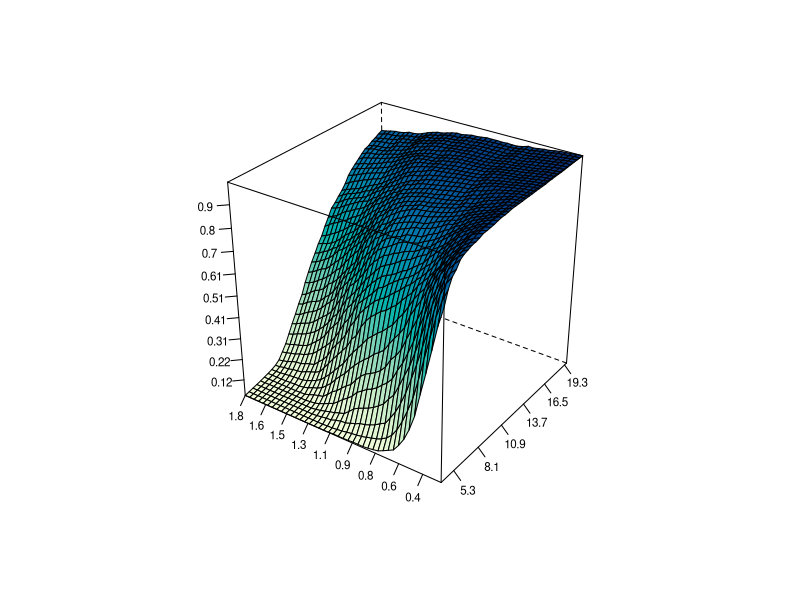

Here is the R script that generated this plot:
#----------------------------------------------------------------------------
# Book:         STF
# 
#----------------------------------------------------------------------------
# See also:     BondCoupon, Burrrnd, mixexprnd, simHPP, simNHPP, Paretornd,
#               simNHPPALP 
#----------------------------------------------------------------------------
# Quantlet:     STFcat06
#----------------------------------------------------------------------------
# Description:  Plot of the coupon-bearing CAT bond price for the Burr claim
#               amounts and a non-homogeneous Poisson process governing the 
#               flow of losses.
#----------------------------------------------------------------------------
# Author:       Awdesch Melzer 20130629
#---------------------------------------------------------------------------- 

rm(list=ls(all=TRUE))
graphics.off()


########################## SUBROUTINES ##########################

BondCoupon = function(Z,C,D,T,r,lambda,parlambda,distr,params,Tmax,N){
#             computes price of the coupon-bearing CAT bond for the given 
#             claim amount distribution and non-homogeneous 
#             Poisson process governing the flow of losses
#---------------------------------------------------------------------------- 
#             y = BondCoupon(Z,C,D,T,r,lambda,parlambda,distr,params,Tmax,N)
#---------------------------------------------------------------------------- 
# Input:       
# Parameter:  Z
# Definition: scalar, payment at maturity
# Parameter:  C
# Definition: scalar, coupon payments (cease at the threshold time or Tmax)
# Parameter:  D
# Definition: n1 x 1 vector, threshold level 
# Parameter:  T
# Definition: n2 x 1 vector, time to expiry 
# Parameter:  r
# Definition: scalar, continuously-compounded discount rate 
# Parameter:  lambda
# Definition: scalar, intensity function
#             if lambda=0, a sine function
#             if lambda=1, a linear function
#             if lambda=2, a sine square function
# Parameter:  parlambda
# Definition: n x 1 vector, parameters of the intensity function lambda
#             (n=2 for lambda=1, n=3 otherwise)
# Parameter:  distrib
# Definition: string, claim size distribution
# Parameter:  params
# Definition: n x 1 vector, parameters of the claim size distribution
#             n = 1 (exponential)
#             n = 2 (gamma, lognormal, Pareto, Weibull)
#             n = 3 (Burr, mixofexps)
# Parameter:  Tmax
# Definition: scalar, time horizon
# Parameter:  N
# Definition: scalar, number of trajectories
#---------------------------------------------------------------------------- 
# Output:      
# Parameter:  y
# Definition: m x 3 matrix, the first column are times to bond's expiration,
#             the second threshold levels and the third corresponding prices of the bond 
#---------------------------------------------------------------------------- 

  if(lambda != 0 && lambda != 1 && lambda!=2){
  	stop("BondCoupon: Lambda must be either 0,1 or 2.")
  }
  if(length(Z) !=1){
  	stop("BondCoupon: payment at maturity Z needs to be a scalar")
  }
  if(length(C) !=1){
  	stop("BondCoupon: coupon payments C needs to be a scalar")
  }
  if(length(r) !=1){
  	stop("BondCoupon: discount rate needs to be a scalar")
  }
  if(length(D)==1){
  	stop("BondCoupon: threshold level D needs to be a vector ")
  }
  if(length(T)==1){
  	stop("BondCoupon: time to expiry T needs to be a vector ")
  }
  x   = simNHPPALP(lambda,parlambda,distr,params,Tmax,N)
  Tl  = length(T)
  Dl  = length(D)
  y   = matrix(0,Tl*Dl,3)
  i   = 1 #loop (times to maturity)
  j   = 1 #loop (treshold levels)
  k   = 1 #loop (trajectories)
  wyn  = 0
  wyn2 = 0
  while(i<=Tl){
    while(j<=Dl){
      while(k<=N){
        traj = cbind(x[,k,1],x[,k,2])
        if (traj[length(traj[which(traj[,1]<=T[i]),1]),2]<=D[j]){
          wyn  = wyn+(1-exp(-r*T[i]))/r
          wyn2 = wyn2+1
        }else{
          wyn  = wyn+(1-exp(-r*traj[length(traj[which(traj[,2]<=D[j])]),1]))/r
        }
        k = k + 1
      }
      y[(i-1)*Dl+j,1] = T[i]
      y[(i-1)*Dl+j,2] = D[j]
      y[(i-1)*Dl+j,3] = C*wyn/N+Z*exp(-r*T[i])*wyn2/N 
      wyn  = 0
      wyn2 = 0
      k    = 1
      j    = j+1
    }
    j = 1
    i = i + 1
  }
  return(y)
}



Burrrnd = function(alpha,lambda,tau,n,m){
#BURRRND Random arrays from Burr distribution.
# ---------------------------------------------------------------------
#   R = BURRRND(ALPHA,LAMBDA,TAU,N,M) returns an M-by-N array of random numbers 
#   chosen from the Burr distribution with parameters ALPHA, LAMBDA, TAU.
# ---------------------------------------------------------------------
#   The default values for the parameters ALPHA, LAMBDA, TAU, M, N are
#   1, 1, 2, 1, 1, respectively.
#
#   BURRRND uses the inversion method.
# ---------------------------------------------------------------------


  if (missing(m)){
    m      = 1
  }
  if (missing(n)){
    n      = 1
  }
  if (missing(tau)){
    tau    = 2
  }
  if (missing(lambda)){
    lambda = 1
  }
  if (missing(alpha)){
    alpha  = 1
  }
   u = matrix(0,n,m)
   for (i in 1:m){
   	   u[,i] = (lambda*(runif(n,0,1)^(-1/alpha)-1))^(1/tau)
   }
   y = u
return(y)
}

mixexprnd = function(p,beta1,beta2,n,m){
#MIXEXPRND Random arrays from the mixed exponential distribution.
# ---------------------------------------------------------------------
#   Y = MIXEXPRND(P,BETA1,BETA2,N,M) returns an M-by-N array of random numbers 
#   chosen from the mixed exponential distribution with parameters P, BETA1, BETA2.
# ---------------------------------------------------------------------
#   The default values for A, BETA1, BETA2, N, M are 0.5, 1, 2, 1, 1,
#   respectively.
#
#   MIXEXPRND uses the exponential number generator.
# ---------------------------------------------------------------------

  if (missing(p)){
      p     = 0.5
  }
  if (missing(beta1)){
      beta1 = 1
  }
  if (missing(beta2)){
      beta2 = 2
  }
  y   = rexp(n*m,rate=(1/beta2))
  aux = which(runif(n*m,0,1)<=p)  

      if(!missing(aux)){
          y[aux]=rexp(length(aux),1/beta1)
      }

  y=matrix(y,n,m);
  return(y)
  }

simHPP = function(lambda,T,N){
# SIMHPP Homogeneous Poisson process.
# ---------------------------------------------------------------------
#       Y = SIMHPP(lambda,T,N) generates N trajectories of the
#       homogeneous Poisson process with intensity LAMBDA. T is the time
#       horizon. 
# ---------------------------------------------------------------------

if(lambda <= 0 || length(lambda)!=1){
 	stop("simHPP: Lambda must be a positive scalar.")
 }
 if(T <= 0 || length(T)!=1){
 	stop("simHPP: T must be a positive scalar.")
 }
 if(N <= 0 || length(N)!=1){
 	stop("simHPP: N must be a positive scalar.")
 }
  EN      = rpois(N,lambda*T)
  ym      = matrix(T,2*max(EN)+2,N)
  tmp     = array(0,c(2*max(EN)+2,N,2))
  y       = tmp
  y[,,1] = ym
  y[,,2] = matrix(1,2*max(EN)+2,1)%*%t(EN)

  i=1
  while(i<=N){
    if(EN[i]>0){
    	ttmp = c(sort(T*runif(EN[i])))
    	y[1:(2*EN[i]+1),i,1] = c(0,ttmp[ceiling((1:(2*EN[i]))/2)])
    }else{
        y[1,i,1]             = 0
    }
    y[1:(2*EN[i]+2),i,2] = c(0,floor((1:(2*EN[i]))/2),EN[i])
    i=i+1
  }
return(y)
}


simNHPP = function(lambda,parlambda,T,N){
  	
# SIMNHPP Non-homogeneous Poisson process.
# ---------------------------------------------------------------------
#       Y = SIMNHPP(lambda,parlambda,T,N) generates N trajectories of the
#       non-homogeneous Poisson process with intensity specified by LAMBDA
#       (0 - sine function, 1 - linear function, 2 - sine square function)
#       with paramters in PARLAMBDA. T is the time horizon. The function
#       usues thining method.
# ---------------------------------------------------------------------

	# lambda: scalar, intensity function, sine function (lambda=0), linear function (lambda=1) or sine square function (lambda=2) 
    # parlambda: n x 1 vector, parameters of the intensity function lambda (n=2 for lambda=1, n=3 otherwise)
	# T: scalar, time horizon
	# N: scalar, number of trajectories
	 a = parlambda[1]
	 b = parlambda[2]
   if (lambda==0){
	 d = parlambda[3]
    JM = simHPP(a+b,T,N)
} else if(lambda==1){
    JM = simHPP(a+b*T,T,N)
} else if (lambda==2){
	d = parlambda[3]
	JM = simHPP(a+b*T,T,N)
	}
	rjm = nrow(JM)
	 yy = array(0,c(rjm,N,2))
	 yy[,,1]= matrix(T,nrow=rjm,ncol=N)

i=1
  maxEN=0
  while(i<=N){
    pom = JM[,i,1][JM[,i,1]<T]
    pom = pom[2*(1:(length(pom)/2))]
      R = runif(NROW(pom))
   if (lambda==0){
	lambdat = (a+b*sin(2*pi*(pom+d)))/(a+b)
} else {
   if (lambda==1){
    lambdat = (a+b*pom)/(a+b*T)
} else { 
   if (lambda==2){
	lambdat = (a+b*sin(2*pi*(pom+d))^2)/(a+b)
	}}}
    pom = pom[R<lambdat]
     EN = NROW(pom)
  maxEN = max(maxEN,EN)
  yy[1:(2*EN+1),i,1] = c(0,rep(pom,each=2))
  yy[2:(2*EN),i,2] = c(floor((1:(2*EN-1))/2))
  yy[(2*EN+1):rjm,i,2] = matrix(EN,nrow=rjm-2*EN,ncol=1)
    i=i+1
    }
     yy = yy[1:(2*maxEN+2),,]
     return(yy)
}

Paretornd = function(alpha,lambda,n,m){
#PARETORND Random arrays from Pareto distribution.
# ---------------------------------------------------------------------
#   Y = PARETORND(ALPHA,LAMBDA,N,M) returns an M-by-N array of random numbers 
#   chosen from the Pareto distribution with parameters ALPHA, LAMBDA.
#
#   The default values for ALPHA, LAMBDA, N, M 1, 1, 1, 1, respectively.
#
#   PARETORND uses the inversion method.
# ---------------------------------------------------------------------

  if (missing(m)){
    m      = 1
  }
  if (missing(n)){
    n      = 1
  }
  if (missing(lambda)){
    lambda = 1
  }
  if (missing(alpha)){
    alpha  = 1
  }
  u = matrix(0,n,m)
  for (i in 1:m){
  	u[,i] = lambda*(runif(n,0,1)^(-1/alpha)-1)
  }
  y = u
  return(y)
}

simNHPPALP = function(lambda,parlambda,distrib,params,T,N){
# generates aggregate loss process driven by the non-homogeneous Poisson process.
# ---------------------------------------------------------------------
# y = simNHPPALP(lambda,parlambda,distrib,params,T,N)
# ---------------------------------------------------------------------
# Output:      
# Parameter:   y
# Definition:  2*max+2 x N x 2 array, generated process - max is the maximum number of jumps for all generated trajectories
# ---------------------------------------------------------------------
# Input:       
# Parameter:   lambda
# Definition:  scalar, intensity function, sine function (lambda=0), linear function (lambda=1) or sine square function (lambda=2)
# Parameter:   parlambda
# Definition:  n x 1 vector, parameters of the intensity function lambda
#              (n=2 for lambda=1, n=3 otherwise)
# Parameter:   distrib
# Definition:  string, claim size distribution
# Parameter:   params
# Definition:  n x 1 vector, parameters of the claim size distribution
#              n = 1 (exponential)
#              n = 2 (gamma, lognormal, Pareto, Weibull)
#              n = 3 (Burr, mixofexps)
# Parameter:   T
# Definition:  scalar, time horizon
# Parameter:   N
# Definition:  scalar, number of trajectories
# ---------------------------------------------------------------------
  
  if(lambda != 0 && lambda != 1 && lambda!=2){
  	stop("simNHPPALP: Lambda must be either 0,1 or 2.")
  }
  if(T <= 0 || (length(T))!=1){
  	stop("simNHPPALP: T must be a positive scalar.")
  }
  if(N <= 0 || (length(N))!=1){
  	stop("simNHPPALP: N must be a positive scalar.")
  }
  if(length(parlambda)!=3 && (lambda)!=1){
  	stop("simNHPPALP: for lambda 0 or 2, parlambda must be a 3 x 1 vector.")
  }
  if(length(parlambda)!=2 && (lambda)==1){
  	stop("simNHPPALP: for lambda 1, parlambda must be a 2 x 1 vector.")
  }
  if((distrib=="Burr" || distrib=="mixofexps") && (length(params))!=3){
  	stop("simNHPPALP: for Burr and mixofexps distributions, params must be a 3 x 1 vector.")
  }
  if((distrib=="gamma" || distrib=="lognormal"|| distrib=="Pareto" || distrib=="Weibull") && (length(params))!=2){
  	stop("simNHPPALP: for gamma, lognormal, Pareto and Weibull distributions, params must be a 2 x 1 vector.")
  }
  if(distrib=="exponential" && (length(params))!=1){
  	stop("simNHPPALP: for exponential distribution, params must be a scalar.")
  }
  if(distrib != "exponential" && distrib != "gamma" && distrib != "mixofexps" && distrib != "Weibull" && distrib != "lognormal" && distrib !="Pareto" && distrib != "Burr"){
  	stop("simNHPPALP: distribs should be: exponential, gamma, mixofexps, Weibull, lognormal, Pareto or Burr")
  }
  poisproc = simNHPP(lambda,parlambda,T,N)
  rpp      = dim(poisproc)[1]
  cpp      = dim(poisproc)[2]
  losses   = matrix(0,rpp,cpp)
  
  if (distrib=="Burr"){
    i = 1
    while(i<=N){
    	if(N==1){
            aux = min(as.matrix(which(poisproc[,1]==T))) #[1:i,])
        }else{
        	aux = min(as.matrix(which(poisproc[,i,1]==T))) #[1:i,])
        }
      if(aux>2){
        laux                  = cumsum(Burrrnd(params[1],params[2],params[3],aux/2-1,1))
        losses[3:aux,i]       = laux[ceiling((1:(aux-2))/2)]
        if(aux<rpp){
          losses[(aux+1):rpp,i] = matrix(laux[length(laux)],rpp-aux,1)
        }
      }else{
        losses[,i]=rep(0,rpp)
      }
      i=i+1
    }
  }else if(distrib=="exponential"){
    i=1
    while(i<=N){
        if(N==1){
            aux = min(as.matrix(which(poisproc[,1]==T))) #[1:i,])
        }else{
        	aux = min(as.matrix(which(poisproc[,i,1]==T))) #[1:i,])
        }
      if(aux>2){
        laux = cumsum(rexp(aux/2-1,rate=1/params[1]))
        losses[3:aux,i]=laux[ceiling((1:aux-2)/2)]
        if(aux<rpp){
          losses[(aux+1):rpp,i]=matrix(laux[length(laux)],rpp-aux,1)
        }
      }else{
        losses[,i]=rep(0,rpp)
      }
      i=i+1
    }
  }else if(distrib=="gamma"){
    i=1
    while(i<=N){
    	if(N==1){
            aux = min(as.matrix(which(poisproc[,1]==T))) #[1:i,])
        }else{
        	aux = min(as.matrix(which(poisproc[,i,1]==T))) #[1:i,])
        }
      if(aux>2){
        laux = cumsum(rgamma(aux/2-1,shape=params[1],rate=params[2],scale=(1/params[2])))
        losses[3:aux,i] = laux[ceiling((1:aux-2)/2)]
        if(aux<rpp){
          losses[(aux+1):rpp,i] = matrix(laux[length(laux)],rpp-aux,1)
        }
      }else{
        losses[,i] = rep(0,rpp)
      }
      i=i+1
    }
  }else if(distrib=="lognormal"){
    i=1
    while(i<=N){
    	if(N==1){
            aux = min(as.matrix(which(poisproc[,1]==T))) #[1:i,])
        }else{
        	aux = min(as.matrix(which(poisproc[,i,1]==T))) #[1:i,])
        }
      if(aux>2){
        laux = cumsum(rlnorm(aux/2-1,meanlog=params[1],sdlog=params[2]))
        losses[3:aux,i] = laux[ceiling((1:(aux-2))/2)]
        if(aux<rpp){
          losses[(aux+1):rpp,i] = matrix(laux[length(laux)],rpp-aux,1)
        }
      }else{
        losses[,i] = rep(0,rpp)
      }
      i=i+1
    }
  }else if(distrib=="mixofexps"){
    i=1
    while(i<=N){
    	if(N==1){
            aux = min(as.matrix(which(poisproc[,1]==T))) #[1:i,])
        }else{
        	aux = min(as.matrix(which(poisproc[,i,1]==T))) #[1:i,])
        }
      if(aux>2){
        laux = cumsum(mixexprnd(params[3],params[1],params[2],aux/2-1,1))
        losses[3:aux,i] = laux[ceiling((1:(aux-2))/2)]
        if(aux<rpp){
          losses[(aux+1):rpp,i] = matrix(laux[length(laux)],rpp-aux,1)
        }
      }else{
        losses[,i] = rep(0,rpp)
      }
      i=i+1
    }
  }else if(distrib=="Pareto"){
    i=1
    while(i<=N){
    	if(N==1){
            aux = min(as.matrix(which(poisproc[,1]==T))) #[1:i,])
        }else{
        	aux = min(as.matrix(which(poisproc[,i,1]==T))) #[1:i,])
        }
      if(aux>2){
        laux=cumsum(Paretornd(params[1],params[2],aux/2-1,1))
        losses[3:aux,i] = laux[ceiling((1:(aux-2))/2)]
        if(aux<rpp){
          losses[(aux+1):rpp,i] = matrix(laux[length(laux)],rpp-aux,1)
        }
      }else{
        losses[,i] = rep(0,rpp)
      }
      i=i+1
    }
  }else if(distrib=="Weibull"){
    i=1
    while(i<=N){
    	if(N==1){
            aux = min(as.matrix(which(poisproc[,1]==T))) #[1:i,])
        }else{
        	aux = min(as.matrix(which(poisproc[,i,1]==T))) #[1:i,])
        }
      if(aux>2){
        laux=cumsum(rweibull(aux/2-1,scale=params[1]^(-1/params[2]),shape=params[2]))
        losses[3:aux,i] = laux[ceiling((1:(aux-2))/2)]
        if(aux<rpp){
          losses[(aux+1):rpp,i] = matrix(laux[length(laux)],rpp-aux,1)
        }
      }else{
        losses[,i] = rep(0,rpp)
      }
      i=i+1
    }
  }
  if(N==1){
  	y     = array(0,dim(poisproc))
    y[,1] = poisproc[,1]
    y[,2] = losses[,1]
  }else{
  	y     = array(0,dim(poisproc))
  	y[,,1] = poisproc[,,1]
    y[,,2] = losses
  }
  return(y)
  }

########################## MAIN PROGRAM ##########################

#parlambda=34.2#HPP
parlambda = c(35.32,2.32*2*pi,-0.2)#NHPP1
#parlambda = c(35.22,0.224,-0.16)#NHPP2
distr     = "Burr"  #"lognormal"
#params = c(18.3806,1.1052) #lognormal
params    = c(0.4801,3.9495*1e16,2.1524) #Burr

data   = read.table("ncl.dat")
A      = mean(data[,3])*(34.2/4)

Z      = 1
C      = 0.06

na     = 41 # default 41
D      = seq(A,length=na,by=(12*A-A)/(na-1))
B      = 0.25
nb     = 41 # default 41
T      = seq(B,length=nb,by=(8*B-B)/(nb-1))
Tmax   = max(T)
lambda = 0

N      = 1000 # default 1000
r      = log(1.025)
d1     = BondCoupon(Z,C,D,T,r,lambda,parlambda,distr,params,Tmax,N)
y      = d1[,1]
x      = d1[,2]/1e9
z      = d1[,3]
data=data.frame(cbind(x,y,z))

require(lattice)

par.set = list(axis.line = list(col = "transparent"),clip = list(panel = "off"))
wireframe(z~x+y, data=data, screen = list(z = 55, x = -60),
drape = TRUE,colorkey=F,ticktype="detailed",
  scales = list(arrows=FALSE,col="black",distance=1,tick.number=8,cex=.7,
       x = list(labels=round(seq(min(x),max(x),length=11),1)),
       y = list(labels=round(seq(min(y),max(y),length=11),1)),
       z = list(labels=round(seq(min(z),max(z),length=11),2))),
    xlab = list("",rot=30,cex=1.2),
    ylab = list("",rot=-40,cex=1.2),
    zlab = list("",rot=95,cex=1.1),par.settings = par.set)
